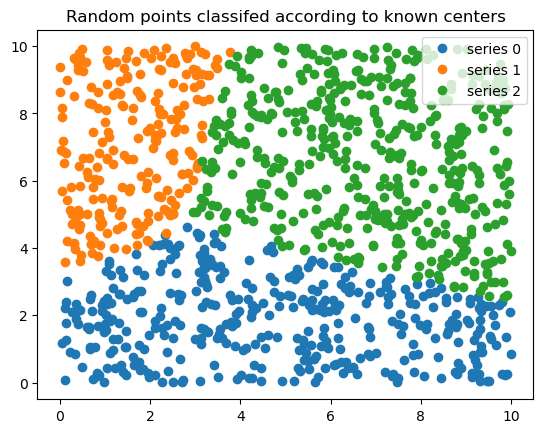

Write the Python code that produced this figure.
from __future__ import division, print_function
import numpy as np
import matplotlib.pyplot as plt
import skfuzzy as fuzz

colors = ['b', 'orange', 'g', 'r', 'c', 'm', 'y', 'k', 'Brown', 'ForestGreen']

# Define three cluster centers
centers = [[4, 2],
           [1, 7],
           [5, 6]]

# Define three cluster sigmas in x and y, respectively
sigmas = [[0.8, 0.3],
          [0.3, 0.5],
          [1.1, 0.7]]

# Generate test data
np.random.seed(42)  # Set seed for reproducibility
xpts = np.zeros(1)
ypts = np.zeros(1)
labels = np.zeros(1)
for i, ((xmu, ymu), (xsigma, ysigma)) in enumerate(zip(centers, sigmas)):
    xpts = np.hstack((xpts, np.random.standard_normal(200) * xsigma + xmu))
    ypts = np.hstack((ypts, np.random.standard_normal(200) * ysigma + ymu))
    labels = np.hstack((labels, np.ones(200) * i))

# Visualize the test data
fig0, ax0 = plt.subplots()
for label in range(3):
    ax0.plot(xpts[labels == label], ypts[labels == label], '.',
             color=colors[label])
ax0.set_title('Test data: 200 points x3 clusters.')

# Set up the loop and plot
fig1, axes1 = plt.subplots(3, 3, figsize=(8, 8))
alldata = np.vstack((xpts, ypts))
fpcs = []

for ncenters, ax in enumerate(axes1.reshape(-1), 2):
    cntr, u, u0, d, jm, p, fpc = fuzz.cluster.cmeans(
        alldata, ncenters, 2, error=0.005, maxiter=1000, init=None)

    # Store fpc values for later
    fpcs.append(fpc)

    # Plot assigned clusters, for each data point in training set
    cluster_membership = np.argmax(u, axis=0)
    for j in range(ncenters):
        ax.plot(xpts[cluster_membership == j],
                ypts[cluster_membership == j], '.', color=colors[j])

    # Mark the center of each fuzzy cluster
    for pt in cntr:
        ax.plot(pt[0], pt[1], 'rs')

    ax.set_title('Centers = {0}; FPC = {1:.2f}'.format(ncenters, fpc))
    ax.axis('off')

fig1.tight_layout()

# Regenerate fuzzy model with 3 cluster centers - note that center ordering
# is random in this clustering algorithm, so the centers may change places
cntr, u_orig, _, _, _, _, _ = fuzz.cluster.cmeans(
    alldata, 3, 2, error=0.005, maxiter=1000)

# Show 3-cluster model
fig2, ax2 = plt.subplots()
ax2.set_title('Trained model')
for j in range(3):
    ax2.plot(alldata[0, u_orig.argmax(axis=0) == j],
             alldata[1, u_orig.argmax(axis=0) == j], 'o',
             label='series ' + str(j))
ax2.legend()

# Generate uniformly sampled data spread across the range [0, 10] in x and y
newdata = np.random.uniform(0, 1, (1100, 2)) * 10

# Predict new cluster membership with `cmeans_predict` as well as
# `cntr` from the 3-cluster model
u, u0, d, jm, p, fpc = fuzz.cluster.cmeans_predict(
    newdata.T, cntr, 2, error=0.005, maxiter=1000)

# Plot the classified uniform data. Note for visualization the maximum
# membership value has been taken at each point (i.e. these are hardened,
# not fuzzy results visualized) but the full fuzzy result is the output
# from cmeans_predict.
cluster_membership = np.argmax(u, axis=0)  # Hardening for visualization

fig3, ax3 = plt.subplots()
ax3.set_title('Random points classifed according to known centers')
for j in range(3):
    ax3.plot(newdata[cluster_membership == j, 0],
             newdata[cluster_membership == j, 1], 'o',
             label='series ' + str(j))
ax3.legend()

plt.show()

plt.savefig('test.png', bbox_inches='tight')